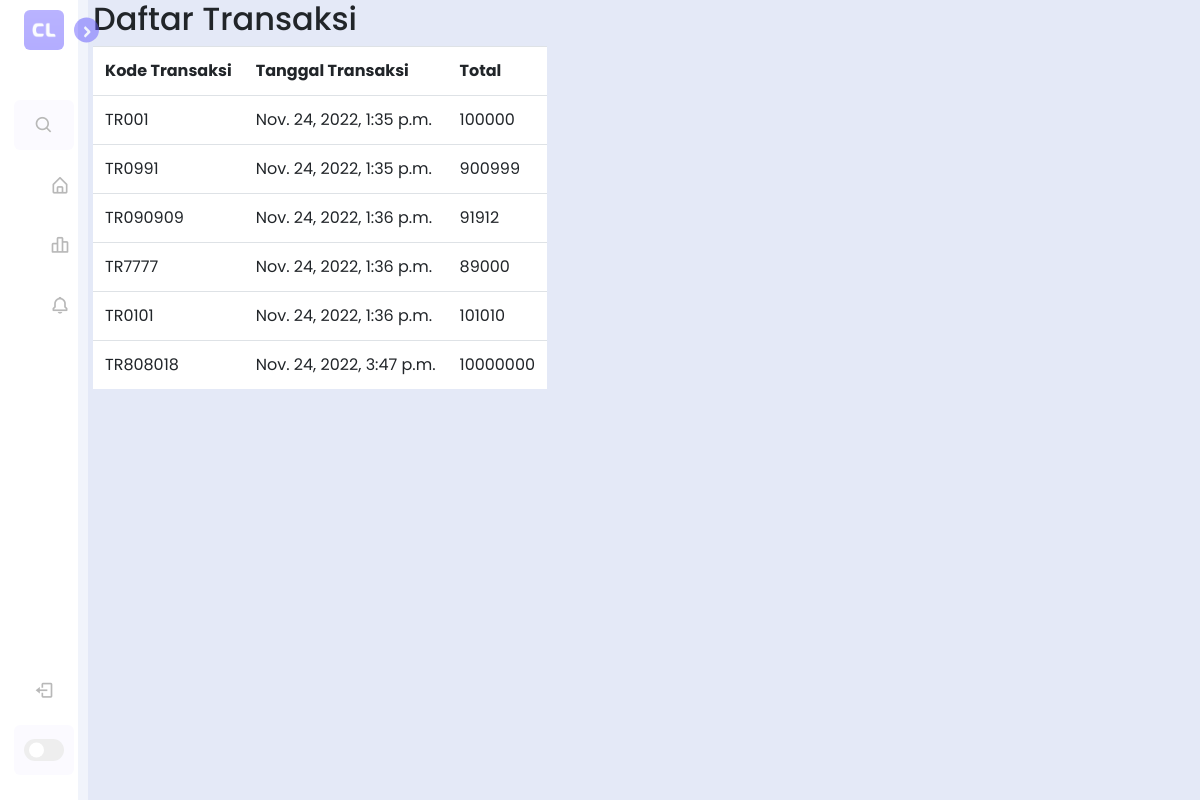
The app's page /Vbrg/vtrans/ with its own data.
### dashboard/models.py (models this page shows, shortened)
class Transaksi(models.Model):
    kodetrans=models.CharField(max_length=10, default="TR")
    tgltrans=models.DateTimeField(auto_now_add=True)
    total=models.BigIntegerField()

### dashboard/views.py (the view)
# urls.py: path('Vbrg/vtrans/',trsn, name = 'trsn_uts'),
def trsn(request):
    trs=Transaksi.objects.all()
    konteks={
        'trs':trs
    }
    return render(request,'tampil_transaksi.html',konteks)

### templates/tampil_transaksi.html (shortened to what this page needs)
{% load static %}
<!DOCTYPE html>
<html lang="en">
  <head>
    <link rel="stylesheet" href="{% static 'css/style.css'%}" />
    <link rel="stylesheet" href="https://cdn.jsdelivr.net/npm/bootstrap@4.0.0/dist/css/bootstrap.min.css">
    <link href="https://unpkg.com/boxicons@2.1.1/css/boxicons.min.css" rel="stylesheet" />
  </head>
  <body>
    <nav class="sidebar close">
      <header>
        <div class="image-text">
          <span class="image">
            <img src="{% static 'img/logo.png'%}" alt="" />
          </span>
        </div>
        <i class="bx bx-chevron-right toggle"></i>
      </header>
      <div class="menu-bar">
        <div class="menu">
          <li class="search-box">
            <i class="bx bx-search icon"></i>
          </li>
          <ul class="menu-links">
            <li class="nav-link">
              <a href="#">
                <i class="bx bx-home-alt icon"></i>
              </a>
            </li>
            <li class="nav-link">
              <a href="{% url 'barang_uts' %}">
                <i class="bx bx-bar-chart-alt-2 icon"></i>
              </a>
            </li>
            <li class="nav-link">
              <a href="{% url 'trsn_uts' %}">
                <i class="bx bx-bell icon"></i>
              </a>
            </li>
          </ul>
        </div>
        <div class="bottom-content">
          <li class="">
            <a href="#">
              <i class="bx bx-log-out icon"></i>
            </a>
          </li>
          <li class="mode">
            <div class="toggle-switch">
              <span class="switch"></span>
            </div>
          </li>
        </div>
      </div>
    </nav>
    <section class="home" >
      <div class="container">
        <div class="row">
          <div class="col-md-auto">
            <h2 class="align-center">Daftar Transaksi</h2>
            <div class="table table-hover">
              <table class="table">
              <tr>
                <th>Kode Transaksi</th>
                <th>Tanggal Transaksi</th>
                <th>Total</th>
              </tr>
              {% for Transaksi in trs %}
              <tr>
                <td>{{Transaksi.kodetrans}}</td>
                <td>{{Transaksi.tgltrans}}</td>
                <td>{{Transaksi.total}}</td>
              </tr>
              {% endfor %}
            </table></div>
          </div>
        </div>
      </div>
    </section>
  </body>
</html>

### static/css/style.css (style rules this page uses)
* { margin: 0; padding: 0; box-sizing: border-box; font-family: "Poppins", sans-serif; }
:root { --body-color: #e4e9f7; --sidebar-color: #fff; --primary-color: #695cfe; --primary-color-light: #f6f5ff; --toggle-color: #ddd; --text-color: #707070; --tran-03: all 0.2s ease; --tran-03: all 0.3s ease; --tran-04: all 0.3s ease; --tran-05: all 0.3s ease; }
body { min-height: 100vh; background-color: var(--body-color); transition: var(--tran-05); }
.sidebar { position: fixed; top: 0; left: 0; height: 100%; width: 250px; padding: 10px 14px; background: var(--sidebar-color); transition: var(--tran-05); z-index: 100; }
.sidebar.close { width: 88px; }
.sidebar li { height: 50px; list-style: none; display: flex; align-items: center; margin-top: 10px; }
.sidebar header .image, .sidebar .icon { min-width: 60px; border-radius: 6px; }
.sidebar .icon { min-width: 60px; border-radius: 6px; height: 100%; display: flex; align-items: center; justify-content: center; font-size: 20px; }
.sidebar .text, .sidebar .icon { color: var(--text-color); transition: var(--tran-03); }
.sidebar header { position: relative; }
.sidebar header .image-text { display: flex; align-items: center; }
.sidebar header .image { display: flex; align-items: center; justify-content: center; }
.sidebar header .image img { width: 40px; border-radius: 6px; }
.sidebar header .toggle { position: absolute; top: 50%; right: -25px; transform: translateY(-50%) rotate(180deg); height: 25px; width: 25px; background-color: var(--primary-color); color: var(--sidebar-color); border-radius: 50%; display: flex; align-items: center; justify-content: center; font-size: 22px; cursor: pointer; transition: var(--tran-05); }
.sidebar.close .toggle { transform: translateY(-50%) rotate(0deg); }
.sidebar .menu { margin-top: 40px; }
.sidebar li.search-box { border-radius: 6px; background-color: var(--primary-color-light); cursor: pointer; transition: var(--tran-05); }
.sidebar li a { list-style: none; height: 100%; background-color: transparent; display: flex; align-items: center; height: 100%; width: 100%; border-radius: 6px; text-decoration: none; transition: var(--tran-03); }
.sidebar .menu-bar { height: calc(100% - 55px); display: flex; flex-direction: column; justify-content: space-between; overflow-y: scroll; }
.sidebar .menu-bar .mode { border-radius: 6px; background-color: var(--primary-color-light); position: relative; transition: var(--tran-05); }
.menu-bar .bottom-content .toggle-switch { position: absolute; right: 0; height: 100%; min-width: 60px; display: flex; align-items: center; justify-content: center; border-radius: 6px; cursor: pointer; }
.toggle-switch .switch { position: relative; height: 22px; width: 40px; border-radius: 25px; background-color: var(--toggle-color); transition: var(--tran-05); }
.switch::before { content: ""; position: absolute; height: 15px; width: 15px; border-radius: 50%; top: 50%; left: 5px; transform: translateY(-50%); background-color: var(--sidebar-color); transition: var(--tran-04); }
.home { position: absolute; top: 0; top: 0; left: 250px; height: 100vh; width: calc(100% - 250px); background-color: var(--body-color); transition: var(--tran-05); }
.sidebar.close ~ .home { left: 78px; height: 100vh; width: calc(100% - 78px); }

### records on screen
Transaksi: kodetrans "TR001", tgltrans "Nov. 24, 2022, 1:35 p.m.", total "100000"
Transaksi: kodetrans "TR0991", tgltrans "Nov. 24, 2022, 1:35 p.m.", total "900999"
Transaksi: kodetrans "TR090909", tgltrans "Nov. 24, 2022, 1:36 p.m.", total "91912"
Transaksi: kodetrans "TR7777", tgltrans "Nov. 24, 2022, 1:36 p.m.", total "89000"
Transaksi: kodetrans "TR0101", tgltrans "Nov. 24, 2022, 1:36 p.m.", total "101010"
Transaksi: kodetrans "TR808018", tgltrans "Nov. 24, 2022, 3:47 p.m.", total "10000000"
